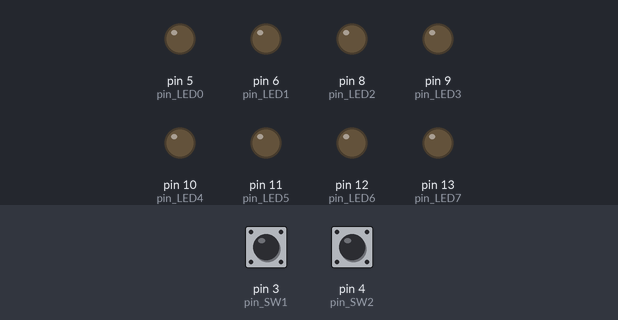
Simulated run of this sketch. Board: Arduino Uno, built with avr-gcc and run on an emulated ATmega328P. Shown: output pins drawn as LEDs (lit = HIGH). The inputs (shaded band) are chosen by the test bench; at power-on: pin 3 (pin_SW1) HIGH, pin 4 (pin_SW2) LOW.

Above: at 1.2 s.
1.3 s: pin 3 (pin_SW1) pulled LOW for 0.15 s
At 1.8 s:
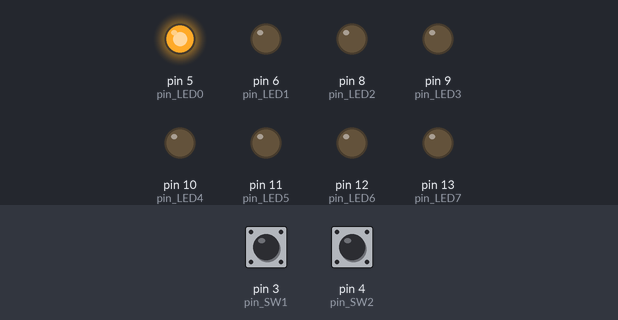
2.9 s: pin 3 (pin_SW1) pulled LOW for 1 s
At 4.2 s:
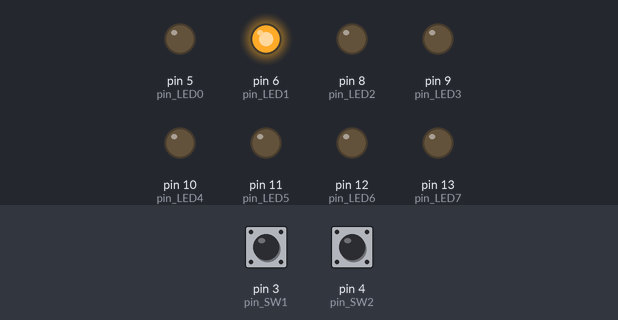
5.4 s: pin 3 (pin_SW1) pulled LOW for 0.15 s
At 6.1 s:
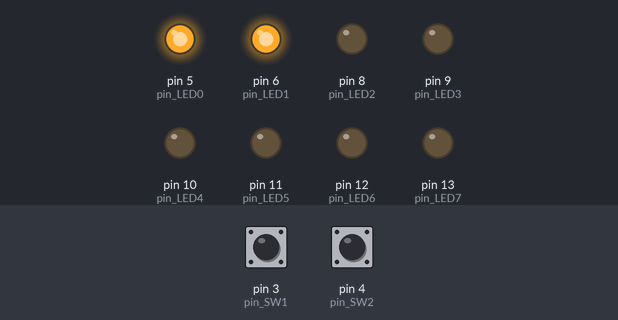
7.0 s: pin 3 (pin_SW1) pulled LOW for 3.2 s
At 11.4 s:
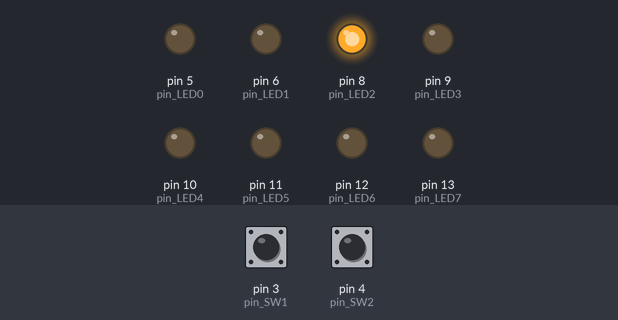
11.7 s: pin 3 (pin_SW1) pulled LOW for 0.15 s
At 13.0 s:
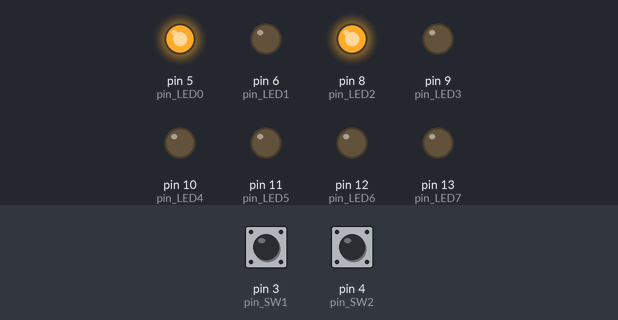
13.3 s: pin 3 (pin_SW1) pulled LOW for 1 s
At 15.7 s:
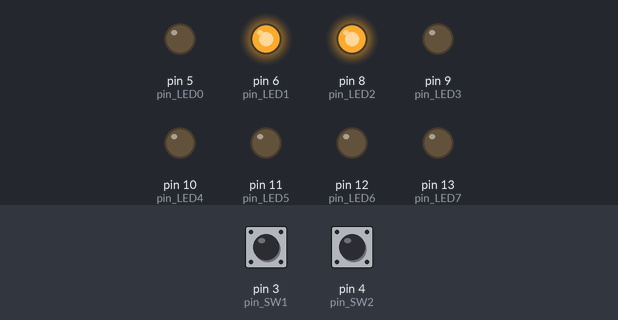
Timing chart, 0 to 16.8 s (numbered marks = the images above; inputs shaded):
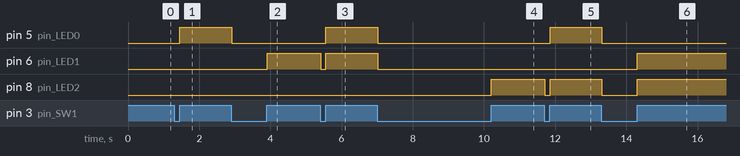

Measured:
- after the input at 1.3 s, pin 5 (pin_LED0): LOW → HIGH after 0.16 s
- after the input at 2.9 s, pin 5 (pin_LED0): HIGH → LOW at once; pin 6 (pin_LED1): LOW → HIGH after 1.0 s
- after the input at 5.4 s, pin 5 (pin_LED0): LOW → HIGH after 0.16 s; pin 6 (pin_LED1): HIGH → LOW at once, → HIGH 0.15 s later
- after the input at 7.0 s, pin 5 (pin_LED0), pin 6 (pin_LED1): HIGH → LOW at once; pin 8 (pin_LED2): LOW → HIGH after 3.2 s
- after the input at 11.7 s, pin 5 (pin_LED0): LOW → HIGH after 0.16 s; pin 8 (pin_LED2): HIGH → LOW at once, → HIGH 0.15 s later
- after the input at 13.3 s, pin 5 (pin_LED0): HIGH → LOW at once; pin 6 (pin_LED1): LOW → HIGH after 1.0 s; pin 8 (pin_LED2): HIGH → LOW at once, → HIGH 1.0 s later

The sketch:

Switch_02.ino
```cpp
int pin_LED0 = 5;
int pin_LED1 = 6;
int pin_LED2 = 8;
int pin_LED3 = 9;
int pin_LED4 = 10;
int pin_LED5 = 11;
int pin_LED6 = 12;
int pin_LED7 = 13;

int pin_SW1 = 3;
int pin_SW2 = 4;

int state = 0;
uint8_t SW1_data, SW2_data;
int count = 0;

void setup(){
  pinMode(pin_SW1, INPUT);
  pinMode(pin_SW2, INPUT);

  pinMode(pin_LED0, OUTPUT);
  pinMode(pin_LED1, OUTPUT);
  pinMode(pin_LED2, OUTPUT);
  pinMode(pin_LED3, OUTPUT);
  pinMode(pin_LED4, OUTPUT);
  pinMode(pin_LED5, OUTPUT);
  pinMode(pin_LED6, OUTPUT);
  pinMode(pin_LED7, OUTPUT);

}

void loop(){
  SW1_data = digitalRead(pin_SW1);
  SW2_data = digitalRead(pin_SW2);

  if(SW1_data==0){
    if(state==0){
      delay(10);
      state = 1;
    }
  }
  if(SW1_data==1){
    if(state==1){
      count=count+1;
      delay(10);
      state=0;
    }
  }
  if(count==1){
    digitalWrite(pin_LED0, SW1_data);
  } else if(count==2){
    digitalWrite(pin_LED1, SW1_data);
  }else if(count==3){
    digitalWrite(pin_LED0, SW1_data);
    digitalWrite(pin_LED1, SW1_data);
  }else if(count==4){
    digitalWrite(pin_LED2, SW1_data);
  }else if(count==5){
    digitalWrite(pin_LED2, SW1_data);
    digitalWrite(pin_LED0, SW1_data);
  }else if(count==6){
    digitalWrite(pin_LED2, SW1_data);
    digitalWrite(pin_LED1, SW1_data);
  }else if(count==7){
    digitalWrite(pin_LED3, SW1_data);
    digitalWrite(pin_LED2, SW1_data);
    digitalWrite(pin_LED1, SW1_data);
  }else if(count==8){
    digitalWrite(pin_LED3, SW1_data);
  }else if(count==9){
    digitalWrite(pin_LED3, SW1_data);
    digitalWrite(pin_LED0, SW1_data);
  }else if(count==10){
    digitalWrite(pin_LED3, SW1_data);
    digitalWrite(pin_LED1, SW1_data);
  }

  if(SW2_data==1) count=0;

}
```
